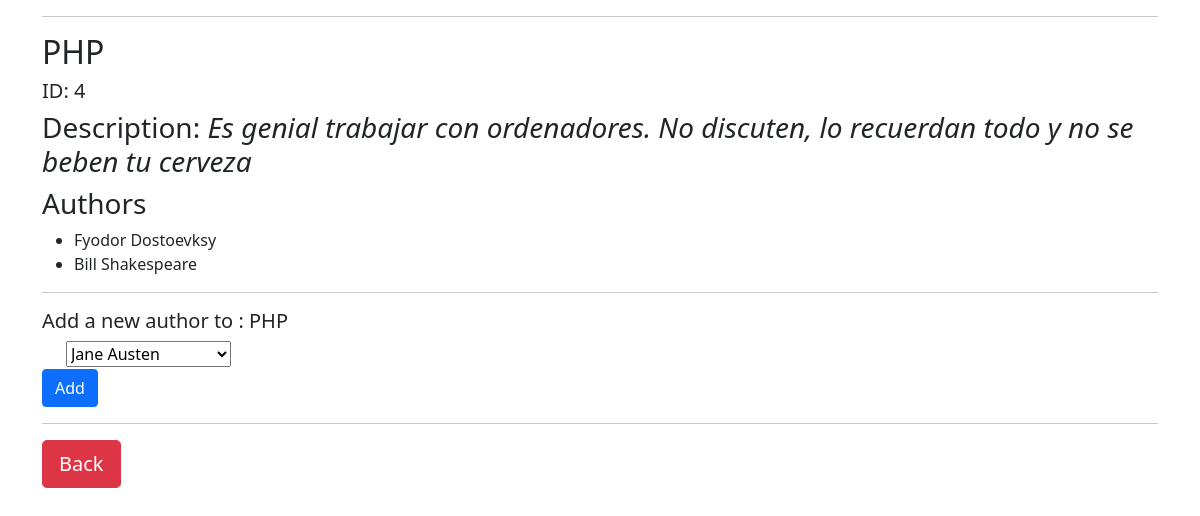
/book/4, run on the app's committed database.
### books_authors_app/models.py (models this page shows)
class Book(models.Model):
    title = models.CharField(max_length=255)
    description = models.TextField()
    created_at = models.DateTimeField(auto_now_add=True)
    updated_at = models.DateTimeField(auto_now=True)

class Publisher(models.Model):
    first_name = models.CharField(max_length=255)
    last_name = models.CharField(max_length=255)
    notas = models.TextField(null=True)
    books = models.ManyToManyField(Book, related_name="publishers")
    created_at = models.DateTimeField(auto_now_add=True)
    updated_at = models.DateTimeField(auto_now=True)

### books_authors_app/views.py (the view)
# urls.py: path('book/<int:num>', views.book),
def book(request, num):
    book= Book.objects.get(id=num)
    context={
        'book': book,
        'authors': book.publishers.all(),
        'allauthors': Publisher.objects.all()
    }
    return render(request,'libro.html', context)

### books_authors_app/templates/libro.html (shortened to what this page needs)
<!DOCTYPE html>
<html lang="en">
    <head>
        <link href="https://cdn.jsdelivr.net/npm/bootstrap@5.0.1/dist/css/bootstrap.min.css" rel="stylesheet"
>
    </head>
    <body>
        <div class="container">
            <hr>
            <h2>{{ book.title }}</h2>
            <h5>ID: {{ book.id }}</h5>
            <h3>Description: <i> {{ book.description }} </i>  </h3>
            <h3>Authors</h3>
            <ul>
                {% for author in authors %}
                <li>{{ author.first_name }} {{ author.last_name }}</li>
                {% endfor %}
            </ul>
            <hr>
            <form action="/books/{{ book.id }}" method="post">
                <h5>Add a new author to : {{ book.title }} </h5>
                <div class="form-check">
                    <select name="addauthor" id="addauthor">
                        {% for author in allauthors %}
                        <option value="{{author.id}}">{{ author.first_name }} {{ author.last_name }}</option>
                        {% endfor %}
                    </select>
                </div>
                <button type="submit" class="btn btn-primary">Add</button>
                <hr>
                <div><a href="/books"><button type="button" class="btn btn-danger btn-lg">Back</button></a></div>
        </div>
    </body>
</html>

### data on the page
Book: title "PHP", id "4", description "Es genial trabajar con ordenadores. No discuten, lo recuerdan todo y no se beben tu cerveza"
Publisher: first_name "Fyodor", last_name "Dostoevksy"
Publisher: first_name "Bill", last_name "Shakespeare"

### other printed values
form field addauthor "Jane Austen"
